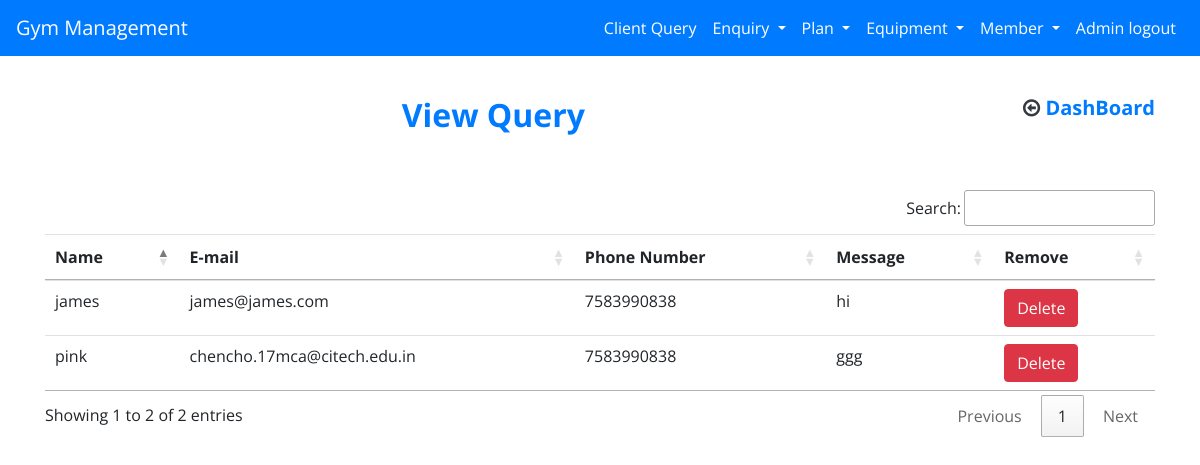
Page /view_contact (signed in) on the earlier database version.
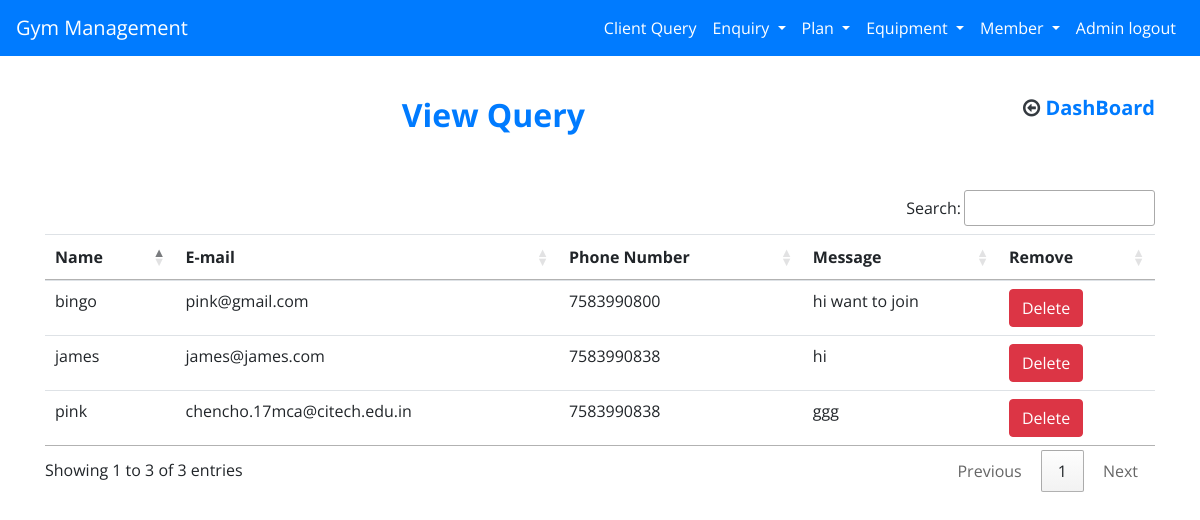
Same page on the later database version.
### gym/models.py (models this page shows, shortened)
class ContactUs(models.Model):
    name=models.CharField(max_length=50)
    email=models.EmailField(max_length=100)
    phone=models.CharField(max_length=8)
    msg=models.TextField(max_length=500)

### gym/views.py (the view)
# urls.py: path('view_contact',views.view_contact,name='view_contact'),
def view_contact(request):
    if not request.user.is_staff:
        return redirect('/login')
    query=ContactUs.objects.all()
    return render(request,'view_query.html',{'query':query})

### gym/templates/view_query.html
{% extends 'base.html' %}
{% load static %}
{% block content %}
    <div class="container pb-2" style="min-height: 100vh">
        <div class="row">
            <div class="col-md-6">
                <h2 class="text-center text-primary font-weight-bold pb-5 text-center"
                    style="padding-top: 6rem;text-align: right!important;">View Query</h2>
            </div>
            <div class="col-md-6">
                <h5 class="text-center text-primary font-weight-bold pb-5"
                    style="padding-top: 6rem;text-align: right!important"><a href="/"><span
                        class="fa fa-arrow-circle-o-left text-dark"></span> DashBoard</a></h5>
            </div>
        </div>
        <table id="example" class="table" >
            <thead>
            <tr>
                <th scope="col">Name</th>
                <th scope="col">E-mail</th>
                <th scope="col">Phone Number</th>
                <th scope="col">Message</th>
                <th scope="col">Remove</th>
            </tr>
            </thead>
            <tbody>
            {% for i in query %}
                <tr>
                    <td>{{ i.name }}</td>
                    <td>{{ i.email }}</td>
                    <td>{{ i.phone }}</td>
                    <td>{{ i.msg }}</td>
                    <td><a class="btn btn-danger" href="/delete_query/{{ i.id }}" onclick="return confirm('Are you sure')">Delete</a> </td></tr>
            {% endfor %}
            </tbody>
        </table>
    </div>
{% endblock content %}

Differences in the rows shown:
added ContactUs: name "bingo", email "pink@gmail.com", phone "7583990800", msg "hi want to join"
Other differences:
text written by a page script: "Search: Showing 1 to 2 of 2 entries Previous 1 Next" → "Search: Showing 1 to 3 of 3 entries Previous 1 Next"
